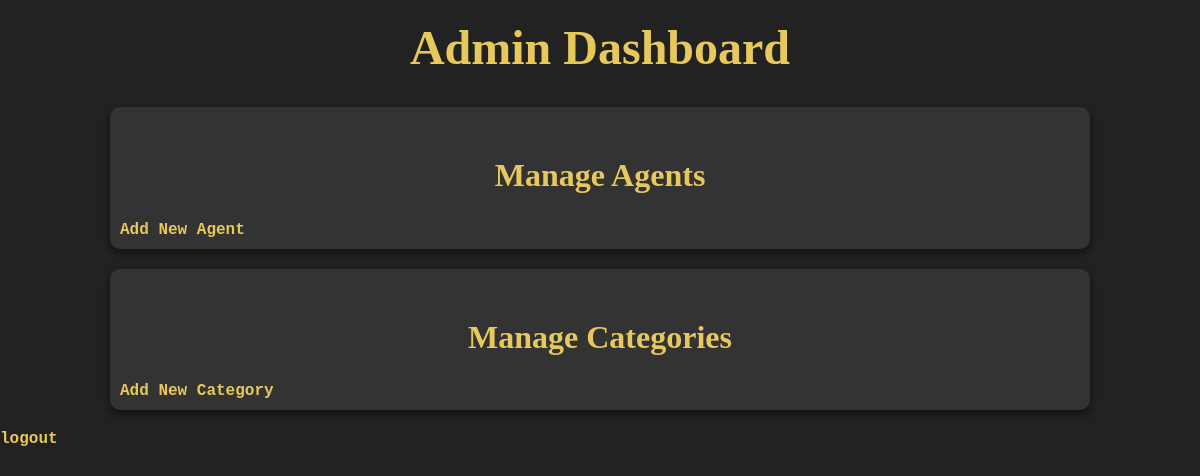
Page /admdash on the earlier database version.
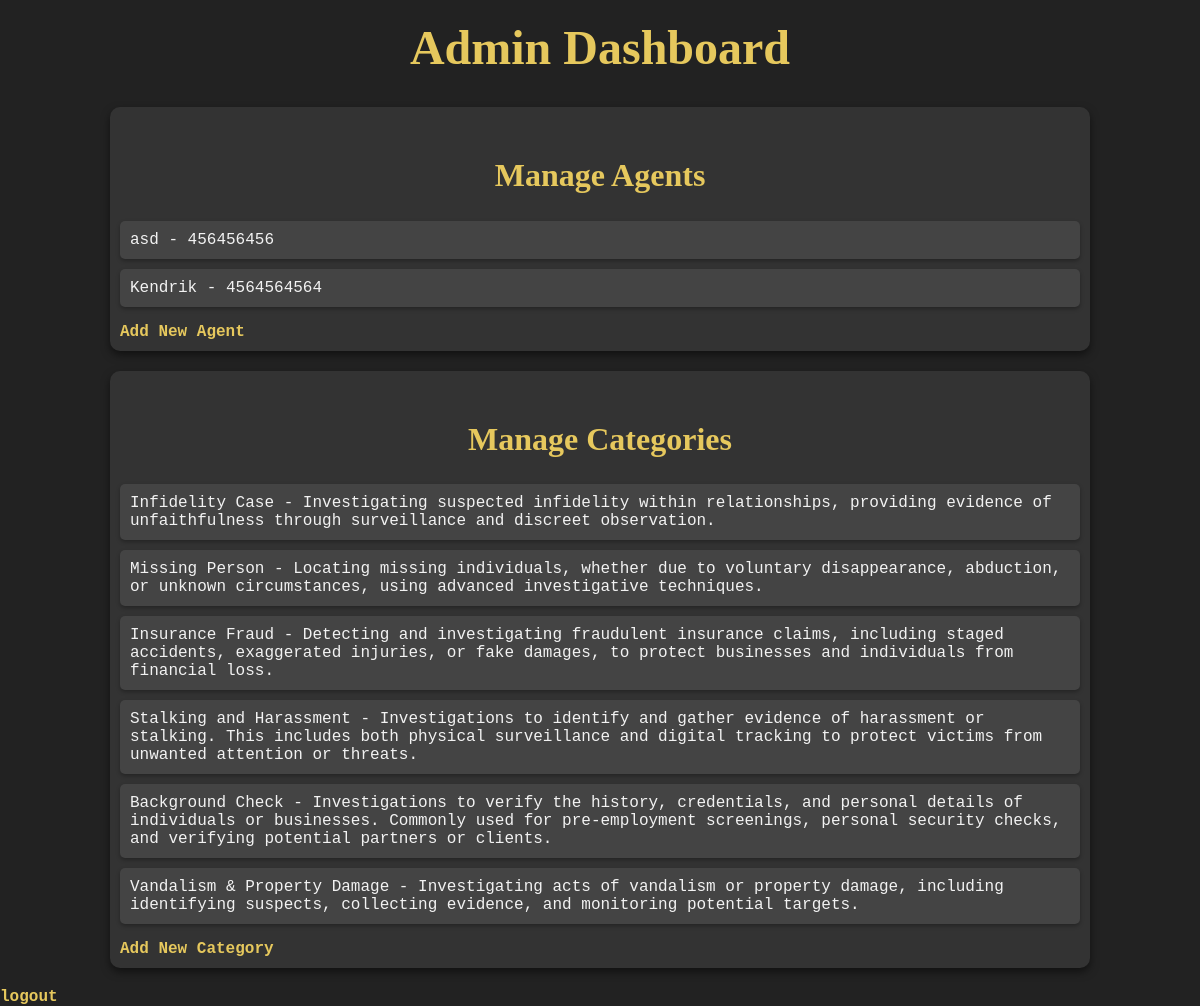
Same page on the later database version.
### agent/models.py (models this page shows)
class Agent(models.Model):
    user = models.ForeignKey(User, on_delete=models.SET_NULL, null=True, blank=True)
    name=models.CharField(max_length=50)
    email=models.EmailField()
    phone = models.CharField(max_length=15)
    address = models.TextField(default="Not provided")
    password=models.TextField()
    is_active = models.BooleanField(default=True)

class CaseCategory(models.Model):
    c_name = models.CharField(max_length=255)
    c_image=models.FileField()
    c_disc=models.TextField()

### agent/views.py (the view)
# urls.py: path('admdash', views.admdash),
def admdash(req):
    cases = Case.objects.all()
    agents = Agent.objects.all()
    clients = User.objects.all()
    categories = CaseCategory.objects.all()
    return render(req, 'admin/admindash.html', {'cases': cases,'agents': agents,'clients': clients,'categories': categories,})

### templates/admin/admindash.html (shortened to what this page needs)
<!DOCTYPE html>
<html lang="en">
<head>
</head>
<body>
    <h1>Admin Dashboard</h1>
    <div>
        <h2>Manage Agents</h2>
        <ul>
            {% for agent in agents %}
                <li>{{ agent.user.username }} - {{ agent.phone }}
                </li>
            {% endfor %}
        </ul>
        <a href="{% url 'add_agent' %}">Add New Agent</a>
    </div>
    <div>
        <h2>Manage Categories</h2>
        <ul>
            {% for category in categories %}
                <li>{{ category.c_name }} - {{ category.c_disc }}</li>
            {% endfor %}
        </ul>
        <a href="{% url 'add_case_category' %}">Add New Category</a>
    </div>
    <a href="{% url 'lout' %}">logout</a>
</body>
</html>

Differences in the rows shown:
added Agent: user.username "asd", phone "456456456"
added Agent: user.username "Kendrik", phone "4564564564"
added CaseCategory: c_name "Infidelity Case", c_disc "Investigating suspected infidelity within relationships, providing evidence of unfaithfulness through surveillance and discreet observation."
added CaseCategory: c_name "Missing Person", c_disc "Locating missing individuals, whether due to voluntary disappearance, abduction, or unknown circumstances, using advanced investigative techniques."
added CaseCategory: c_name "Insurance Fraud", c_disc "Detecting and investigating fraudulent insurance claims, including staged accidents, exaggerated injuries, or fake damages, to protect businesses and individuals from financial loss."
added CaseCategory: c_name "Stalking and Harassment", c_disc "Investigations to identify and gather evidence of harassment or stalking. This includes both physical surveillance and digital tracking to protect victims from unwanted attention or threats."
added CaseCategory: c_name "Background Check", c_disc "Investigations to verify the history, credentials, and personal details of individuals or businesses. Commonly used for pre-employment screenings, personal security checks, and verifying potential partners or clients."
added CaseCategory: c_name "Vandalism & Property Damage", c_disc "Investigating acts of vandalism or property damage, including identifying suspects, collecting evidence, and monitoring potential targets."
